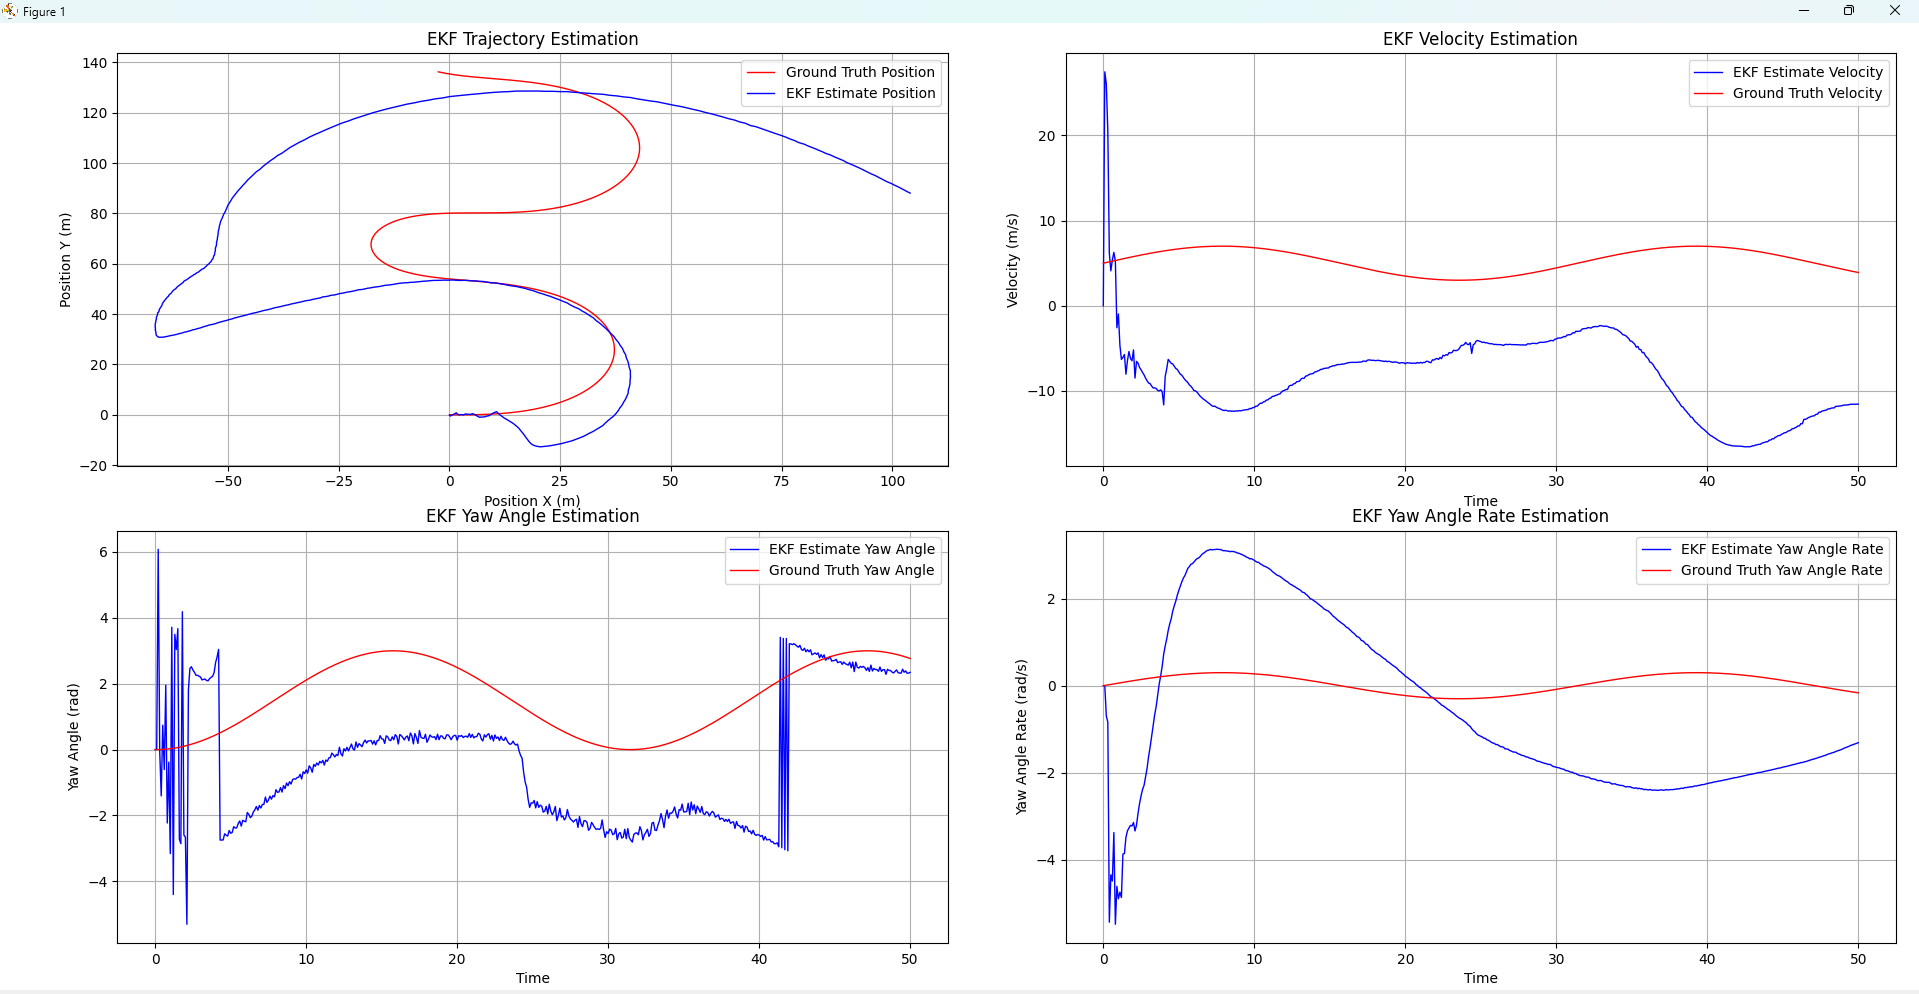

Recreate this plot in Python.
import numpy as np
import matplotlib.pyplot as plt

# Function calculate process jacobian
def calculate_jacobian(x_t, dt):
    v = x_t[2]
    yaw = x_t[3]
    yaw_rate = x_t[4]
    
    if abs(yaw_rate) > 1e-3:  # Non-zero yaw rate
        S = -np.sin(yaw) + np.sin(yaw + yaw_rate * dt)
        C = np.cos(yaw) - np.cos(yaw + yaw_rate * dt)
        F = (v * dt / yaw_rate) * np.cos(yaw + yaw_rate * dt) - (v / yaw_rate**2) * S
        G = (v * dt / yaw_rate) * np.sin(yaw + yaw_rate * dt) - (v / yaw_rate**2) * C
    else:  # Zero yaw rate (straight-line motion)
        S = 0  # S becomes 0
        C = 0  # C becomes 0
        F = v * dt * np.cos(yaw)  # Simplified term
        G = v * dt * np.sin(yaw)  # Simplified term
    
    # Construct the Jacobian matrix
    G_t_plus_1 = np.array([
        [1, 0, S / (yaw_rate if abs(yaw_rate) > 1e-3 else 1), -v * C / (yaw_rate if abs(yaw_rate) > 1e-3 else 1), F],
        [0, 1, C / (yaw_rate if abs(yaw_rate) > 1e-3 else 1),  v * S / (yaw_rate if abs(yaw_rate) > 1e-3 else 1), G],
        [0, 0, 1,            0,                0],
        [0, 0, 0,            1,                dt],
        [0, 0, 0,            0,                1]
    ])
    
    return G_t_plus_1


# Function calculate radar measurement jacobian 
def radar_jacobian(x_t_plus_1_pred):
    px = x_t_plus_1_pred[0]
    py = x_t_plus_1_pred[1]
    v = x_t_plus_1_pred[2]
    yaw = x_t_plus_1_pred[3]

    P = np.sqrt(px**2 + py**2)
    if P < 1e-3:  # Avoid division by zero
        raise ValueError("Range is too small to compute the Jacobian.")
    
    P1 = py * np.cos(yaw) - px * np.sin(yaw)
    P2 = px * np.cos(yaw) + py * np.sin(yaw)

    # Construct the Jacobian matrix
    H_t_plus_1_radar = np.array([
        [px / P, py / P, 0, 0, 0],
        [-py / P**2, px / P**2, 0, 0, 0],
        [(py * v * P1) / P, -(px * v * P1) / P, P2 / P, v * P1 / P, 0]
    ])

    return H_t_plus_1_radar


# Time settings
dt = 0.1  # Time step (s)
t = np.arange(0, 50 + dt, dt)  # Simulation duration

# Ground truth values for velocity and yaw rate(Constant)
v = 5 + 2 * np.sin(0.2 * t)  # Velocity varying as a sine wave
yaw_rate_t = 0.3 * np.sin(0.2 * t)

# Initialize arrays for states variables 
px_gt = np.zeros_like(t)  # Position X
py_gt = np.zeros_like(t)  # Position Y
yaw_gt = np.zeros_like(t)  # Yaw angle

# Ground truth state variable at each time step
for k in range(0, len(t)-1):
    if abs(yaw_rate_t[k]) > 1e-3:  # If yaw rate is non-zero
        px_gt[k + 1] = px_gt[k] + (v[k] / yaw_rate_t[k]) * (np.sin(yaw_gt[k] + yaw_rate_t[k] * dt) - np.sin(yaw_gt[k]))
        py_gt[k + 1] = py_gt[k] + (v[k] / yaw_rate_t[k]) * (-np.cos(yaw_gt[k] + yaw_rate_t[k] * dt) + np.cos(yaw_gt[k]))
    else:  # If yaw rate is zero
        px_gt[k + 1] = px_gt[k] + v[k] * np.cos(yaw_gt[k]) * dt
        py_gt[k + 1] = py_gt[k] + v[k] * np.sin(yaw_gt[k]) * dt

    yaw_gt[k+1] = yaw_gt[k] + yaw_rate_t[k] * dt 
    yaw_gt[k+1] = (yaw_gt[k+1] + np.pi) % (2 * np.pi) - np.pi

x_ground_truth = np.zeros((5, len(t)))
x_ground_truth[0, :] = px_gt  # Position X
x_ground_truth[1, :] = py_gt  # Position Y
x_ground_truth[2, :] = v      # Velocity (constant)
x_ground_truth[3, :] = yaw_gt  # Yaw angle
x_ground_truth[4, :] = yaw_rate_t  # Yaw rate (constant

# Process noise parameters 
sigma_a = 2.0  # Standard deviation of linear acceleration (m/s^2)
sigma_ax = 3.0  # Standard deviation of x-axis acceleration (m/s^2)
sigma_ay = 1.5  # Standard deviation of y-axis acceleration (m/s^2)
sigma_yawdd = 0.9  # Standard deviation of yaw acceleration (rad/s^2)
sigma_yawrate = 0.2  # Standard deviation of yaw rate (rad/s)


# Initialize process noise covariance matrix
dt2 = dt ** 2
dt3 = dt ** 3
dt4 = dt ** 4
R =  np.array([
        [dt4 / 4 * sigma_ax**2, 0, dt3 / 2 * sigma_a**2, 0, 0],
        [0, dt4 / 4 * sigma_ay**2, dt3 / 2 * sigma_ay**2, 0, 0],
        [dt3 / 2 * sigma_ax**2, dt3 / 2 * sigma_ay**2, dt2 * sigma_a**2, 0, 0],
        [0, 0, 0, dt2 * sigma_yawrate**2, 0],
        [0, 0, 0, 0, dt2 * sigma_yawdd**2]
    ])


# Sensor noise parameters
sigma_px = 0.1  # LiDAR position noise
sigma_py = 0.1 
sigma_rho = 0.05  # Radar range noise
sigma_phi = 0.1  # Radar angle noise
sigma_rho_dot = 0.05  # Radar range rate noise

# Initialize measurement noise covariance matrices for Lidar and Radar
Q_lidar = np.diag([sigma_px**2, sigma_py**2])  # LiDAR measurement noise
Q_radar = np.diag([sigma_rho**2, sigma_phi**2, sigma_rho_dot**2])  # Radar measurement noise


# Generate noisy sensor measurements for Lidar in each time step 
px_lidar = px_gt + np.random.randn(len(px_gt)) * sigma_px  
py_lidar = py_gt + np.random.randn(len(py_gt)) * sigma_py  

# Generate noisy sensor measurements for Radar in each time step
rho_radar = np.sqrt(px_gt**2 + py_gt**2) + np.random.randn(len(px_gt)) * sigma_rho
phi_radar = np.arctan2(py_gt, px_gt) + np.random.randn(len(px_gt)) * sigma_phi
rho_dot_radar = (px_gt * v * np.cos(yaw_gt) + py_gt * v * np.sin(yaw_gt)) / rho_radar + np.random.randn(len(px_gt)) * sigma_rho_dot

# Initial state and covariance
x_t = np.array([px_lidar[0], py_lidar[0], 0, 0, 0])  # Initial state /x_0
Sigma_t= np.eye(5)  # Initial covariance / Sigma_0
Sigma_t[0][0] = 1.0
Sigma_t[1][1] = 1.0
Sigma_t[2][2] = np.sqrt(1000)
Sigma_t[3][3] = np.sqrt(1000)
Sigma_t[4][4] = np.sqrt(1000)


# Storage for EKF results
x_estimates = np.zeros((5, len(t)))
x_estimates[:, 0] = x_t
# EKF Loop
for k in range(0, len(t)-1):
    x_t = x_estimates[:,k]
    Px_t = x_t[0]
    Py_t = x_t[1]
    v_t = x_t[2]
    yaw_t = x_t[3]
    yaw_rate_t = x_t[4]

    ##############Predition step 
    if abs(yaw_rate_t) > 1e-3:
        Px_t_plus_1_pred = Px_t + (v_t / yaw_rate_t) * (np.sin(yaw_t + yaw_rate_t * dt) - np.sin(yaw_t))
        Py_t_plus_1_pred = Py_t + (v_t / yaw_rate_t) * (-np.cos(yaw_t + yaw_rate_t * dt) + np.cos(yaw_t))
    else:
        Px_t_plus_1_pred = Px_t + v_t * np.cos(yaw_t) * dt
        Py_t_plus_1_pred = Py_t + v_t * np.sin(yaw_t) * dt
    v_t_plus_1_pred = v_t
    yaw_t_plus_1_pred = yaw_t + yaw_rate_t * dt
    yaw_t_plus_1_pred = (yaw_t_plus_1_pred + np.pi) % (2 * np.pi) - np.pi
    yaw_rate_t_plus_1_pred = yaw_rate_t
    x_t_plus_1_pred = np.array([Px_t_plus_1_pred, Py_t_plus_1_pred, v_t_plus_1_pred, yaw_t_plus_1_pred, yaw_rate_t_plus_1_pred])

    # Jacobian of the motion model at  x_t
    G_t_plus_1 = calculate_jacobian(x_t, dt )

    # Predict covariance
    Sigma_t_plus_1_pred = G_t_plus_1 @ Sigma_t @ G_t_plus_1.T + R

    ############# Update step
    rho_t_plus_1_pred = np.sqrt(Px_t_plus_1_pred**2 + Py_t_plus_1_pred**2)
    phi_t_plus_1_pred = np.arctan2(Py_t_plus_1_pred, Px_t_plus_1_pred)
    rho_dot_t_plus_1_pred = (Px_t_plus_1_pred * v_t_plus_1_pred * np.cos(yaw_t_plus_1_pred) +
                            Py_t_plus_1_pred * v_t_plus_1_pred * np.sin(yaw_t_plus_1_pred)) / rho_t_plus_1_pred
    z_t_plus_1_pred = np.array([rho_t_plus_1_pred, phi_t_plus_1_pred, rho_dot_t_plus_1_pred])

    #Jacobian for radar measurment at x_t_plus_1_pred
    H_t_plus_1 =   radar_jacobian(x_t_plus_1_pred)
    z_t_plus_1 = np.array([rho_radar[k+1], phi_radar[k+1], rho_dot_radar[k+1]])
    Q = Q_radar

    # Kalman gain
    S_t_plus_1 = H_t_plus_1 @ Sigma_t_plus_1_pred @ H_t_plus_1.T + Q
    K_t_plus_1 = Sigma_t_plus_1_pred @ H_t_plus_1.T @ np.linalg.inv(S_t_plus_1)

    # Update state and covariance
    x_t_plus_1 = x_t_plus_1_pred + K_t_plus_1 @ (z_t_plus_1 -z_t_plus_1_pred)
    Sigma_t_plus_1 = (np.eye(len(K_t_plus_1)) - K_t_plus_1 @ H_t_plus_1) @ Sigma_t_plus_1_pred
    # Store results
    x_estimates[:, k+1] = x_t_plus_1

# print(x_estimates.shape)

# Create a 2x2 grid of subplots
fig, axes = plt.subplots(2, 2, figsize=(12, 12))

# Plot 1: EKF Position Estimation
axes[0, 0].plot(x_ground_truth[0, :], x_ground_truth[1, :], label="Ground Truth Position", color="r",linewidth="1")
axes[0, 0].plot(x_estimates[0, :], x_estimates[1, :], label="EKF Estimate Position", color="b", linewidth="1")
axes[0, 0].set_xlabel("Position X (m)")
axes[0, 0].set_ylabel("Position Y (m)")
axes[0, 0].set_title("EKF Trajectory Estimation")
axes[0, 0].grid()
axes[0, 0].legend()

# Plot 2: EKF Velocity Estimation
axes[0, 1].plot(t, x_estimates[2, :], label="EKF Estimate Velocity", color="b", linewidth="1")
axes[0, 1].plot(t, x_ground_truth[2, :], label="Ground Truth Velocity", color="r", linewidth="1")
axes[0, 1].set_xlabel("Time")
axes[0, 1].set_ylabel("Velocity (m/s)")
axes[0, 1].set_title("EKF Velocity Estimation")
axes[0, 1].grid()
axes[0, 1].legend()

# Plot 3: EKF Yaw Angle Estimation
axes[1, 0].plot(t, x_estimates[3, :], label="EKF Estimate Yaw Angle", color="b", linewidth="1")
axes[1, 0].plot(t, x_ground_truth[3, :], label="Ground Truth Yaw Angle", color="r", linewidth="1")
axes[1, 0].set_xlabel("Time")
axes[1, 0].set_ylabel("Yaw Angle (rad)")
axes[1, 0].set_title("EKF Yaw Angle Estimation")
axes[1, 0].grid()
axes[1, 0].legend()

# # Plot 4: EKF Yaw Angle Rate Estimation
axes[1, 1].plot(t, x_estimates[4, :], label="EKF Estimate Yaw Angle Rate", color="b", linewidth="1")
axes[1, 1].plot(t, x_ground_truth[4, :], label="Ground Truth Yaw Angle Rate", color="r", linewidth="1")
axes[1, 1].set_xlabel("Time")
axes[1, 1].set_ylabel("Yaw Angle Rate (rad/s)")
axes[1, 1].set_title("EKF Yaw Angle Rate Estimation")
axes[1, 1].grid()
axes[1, 1].legend()

# Adjust layout for better spacing
plt.tight_layout()
plt.show()


# Compute RMSE 
rmse = np.sqrt(np.mean((x_estimates - x_ground_truth)**2, axis=1))
assert rmse.shape[0] == x_estimates.shape[0], "Mismatch in RMSE dimensions and state variables."
state_variables = ['px', 'py', 'v', 'yaw', 'yaw rate']  

print("Root Mean Square Error (RMSE):")
for i, state in enumerate(state_variables):
    print(f"{state}: {rmse[i]:.4f}")

 
